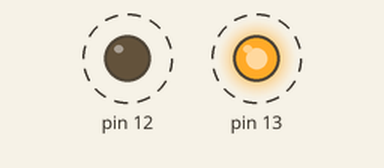
Bench run of a sketch on a simulated Arduino Uno, built with avr-gcc and run on an emulated ATmega328P. Parts: output pins drawn as LEDs (lit = HIGH). Dashed ring = blinking.

Above: at 0.2 s.
Timing chart, 0 to 4.6 s (numbered marks = the images above):
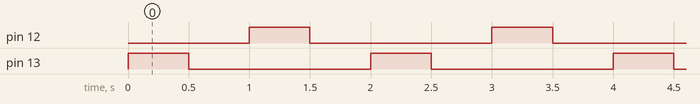

The sketch:

02-blink-multi-led.ino
```cpp
/*
 * MULTI LED BLINK
 *
 * Blinks two LEDs each connected to pins 13 and 12 sequentially.
 *
 * Circuit:
 *     - 5mm LEDs connected to pins 12 and 13.
 */

void setup() {
    // set both pins as output.
    pinMode(13, OUTPUT);
    pinMode(12, OUTPUT);
}

void loop() {
    // blink the LED connected to pin 13
    digitalWrite(13, HIGH);
    delay(500);
    digitalWrite(13, LOW);
    delay(500);

    // blink the LED connected to pin 12
    digitalWrite(12, HIGH);
    delay(500);
    digitalWrite(12, LOW);
    delay(500);
}
```

Measured:
- by itself, pin 12, pin 13: alternates HIGH for 0.50 s and LOW for 1.5 s
- by itself, everything shown: repeats every 2.0 s, in 4 steps
